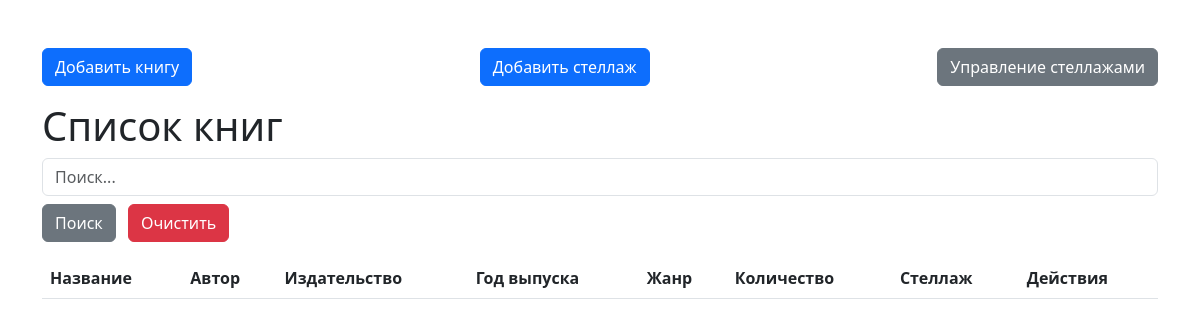
Before: / with the older database file.
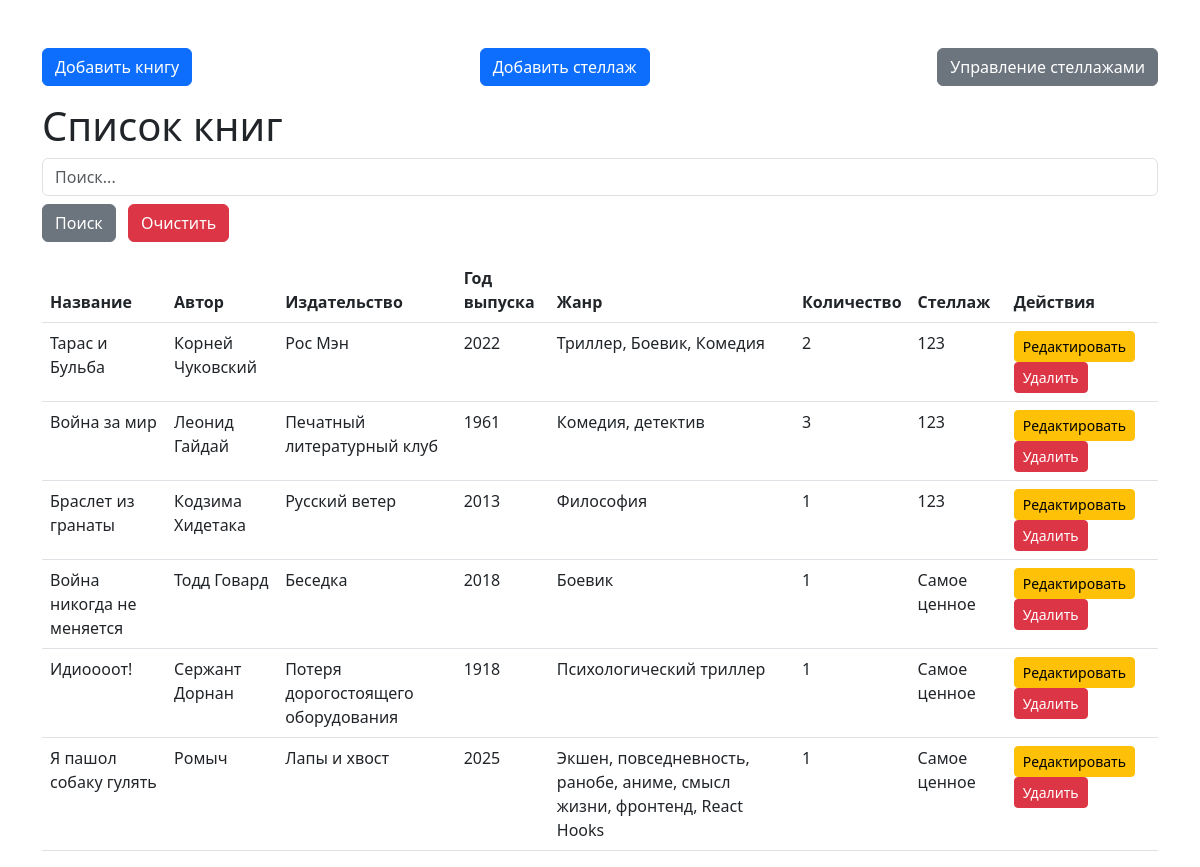
After: the same page with the newer database file.
### bookstore/models.py (models this page shows, shortened)
class Book(models.Model):
    author = models.CharField(max_length=255, verbose_name="Автор")
    title = models.CharField(max_length=255, verbose_name="Название")
    publisher = models.CharField(max_length=255, verbose_name="Издательство")
    publication_year = models.PositiveIntegerField(verbose_name="Год выпуска")
    genre = models.CharField(max_length=100, verbose_name="Жанр")
    quantity = models.PositiveIntegerField(default=1, verbose_name="Количество")
    shelf = models.ForeignKey(Shelf, on_delete=models.SET_NULL, null=True, blank=True, related_name="books", verbose_name="Стеллаж")
    class Meta:
        verbose_name = "Книга"
        verbose_name_plural = "Книги"

class Shelf(models.Model):
    name = models.CharField(max_length=100, unique=True, verbose_name="Название стеллажа")
    capacity = models.PositiveIntegerField(verbose_name="Вместимость стелажа")
    current_occupation = models.IntegerField(default=0, verbose_name="Текущее количество книг")
    class Meta:
        verbose_name = "Стелаж"
        verbose_name_plural = "Стелажи"

### bookstore/views.py (the view)
# urls.py: path('', views.book_list, name='book_list'),
def book_list(request):
    search_query: str = request.GET.get('search', '')  # Получаем поисковый запрос
    if search_query:
        books = Book.objects.filter(
            Q(title__icontains=search_query) |  # Фильтрация по названию
            Q(author__icontains=search_query) |  # Фильтрация по автору
            Q(publisher__icontains=search_query) |  # Фильтрация по издательству
            Q(genre__icontains=search_query)  # Фильтрация по жанру
        )
    else:
        books = Book.objects.all()  # Если запрос пустой, выводим все книги
    return render(request, 'bookstore/book_list.html', {'books': books, 'search_query': search_query})

### templates/bookstore/book_list.html (shortened to what this page needs)
<!DOCTYPE html>
<html lang="en">
<head>
    <link rel="stylesheet" href="https://cdn.jsdelivr.net/npm/bootstrap@5.3.0/dist/css/bootstrap.min.css">
</head>
<body>
    <div class="container mt-5">
        <div class="d-flex justify-content-between mb-3">
            <a href="{% url 'add_book' %}" class="btn btn-primary">Добавить книгу</a>
            <a href="{% url 'add_shelf' %}" class="btn btn-primary">Добавить стеллаж</a>
            <a href="{% url 'manage_shelves' %}" class="btn btn-secondary">Управление стеллажами</a>
        </div>
        <h1>Список книг</h1>
        <form method="get" class="mb-3">
            <input type="text" name="search" placeholder="Поиск..." class="form-control" value="{{ search_query }}">
            <div class="mt-2">
                <button type="submit" class="btn btn-secondary">Поиск</button>
                <a href="{% url 'book_list' %}" class="btn btn-danger ms-2">Очистить</a>
            </div>
        </form>
        <table class="table">
            <thead>
                <tr>
                    <th>Название</th>
                    <th>Автор</th>
                    <th>Издательство</th>
                    <th>Год выпуска</th>
                    <th>Жанр</th>
                    <th>Количество</th>
                    <th>Стеллаж</th>
                    <th>Действия</th>
                </tr>
            </thead>
            <tbody>
                {% for book in books %}
                    <tr>
                        <td>{{ book.title }}</td>
                        <td>{{ book.author }}</td>
                        <td>{{ book.publisher }}</td>
                        <td>{{ book.publication_year }}</td>
                        <td>{{ book.genre }}</td>
                        <td>{{ book.quantity }}</td>
                        <td>{{ book.shelf.name|default:"Не назначен" }}</td>
                        <td>
                            <a href="{% url 'edit_book' book.id %}" class="btn btn-warning btn-sm">Редактировать</a>
                            <a href="{% url 'delete_book' book.id %}" class="btn btn-danger btn-sm">
                                 Удалить
                            </a>
                        </td>
                    </tr>
                {% endfor %}
            </tbody>
        </table>
    </div>
</body>
</html>

Changed rows visible on the page:
added Book: title "Тарас и Бульба", author "Корней Чуковский", publisher "Рос Мэн", publication_year "2022", genre "Триллер, Боевик, Комедия", quantity "2", shelf.name "123"
added Book: title "Война за мир", author "Леонид Гайдай", publisher "Печатный литературный клуб", publication_year "1961", genre "Комедия, детектив", quantity "3", shelf.name "123"
added Book: title "Браслет из гранаты", author "Кодзима Хидетака", publisher "Русский ветер", publication_year "2013", genre "Философия", quantity "1", shelf.name "123"
added Book: title "Война никогда не меняется", author "Тодд Говард", publisher "Беседка", publication_year "2018", genre "Боевик", quantity "1", shelf.name "Самое ценное"
added Book: title "Идиоооот!", author "Сержант Дорнан", publisher "Потеря дорогостоящего оборудования", publication_year "1918", genre "Психологический триллер", quantity "1", shelf.name "Самое ценное"
added Book: title "Я пашол собаку гулять", author "Ромыч", publisher "Лапы и хвост", publication_year "2025", genre "Экшен, повседневность, ранобе, аниме, смысл жизни, фронтенд, React Hooks", quantity "1", shelf.name "Самое ценное"
